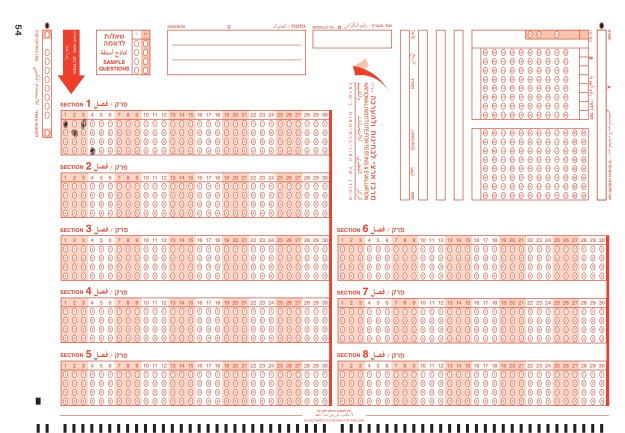
#> input picture ANS.jpg, 1250 x 866 px (shown at 1/2 size)
$ python psy.py ANS.jpg
#> lines starting #> are read from the running program, lines starting #| are printed output that depends on the picture; after the words box and inside, x2 and y2 are one past the last pixel; in counts of white or black regions, pixels touching at a corner belong together
import cv2
import numpy as np
import os
import sys
import json

# Configuration
A4_WIDTH = 3508
A4_HEIGHT = 2480
BUBBLE_THRESHOLD = 0.5
QUESTION_BAR_RATIO = 0.2

# Section coordinates (x1, y1, x2, y2)
SECTIONS = {
    1: (344, 608, 1861, 896), 2: (356, 972, 1855, 1232), 3: (341, 1311, 1855, 1562), 4: (334, 1661, 1848, 1921),
    5: (337, 2017, 1848, 2278), 6: (1904, 1318, 3403, 1568), 7: (1889, 1664, 3427, 1931), 8: (1901, 2022, 3393, 2282)
}

def detect_creases(img, edges):
    """Detect if the paper has creases that might interfere with cropping"""
    lines = cv2.HoughLines(edges, 1, np.pi/180, threshold=200)
    if lines is None:
        return False, "No significant lines detected"

    crease_indicators = []
    for line in lines[:20]:  # Check first 20 lines
        rho, theta = line[0]
        # Check for near-horizontal or vertical lines (creases)
        if (abs(theta) < 0.2 or abs(theta - np.pi) < 0.2 or abs(theta - np.pi/2) < 0.2):
            crease_indicators.append(f"Line at angle {theta:.2f}")

    if len(crease_indicators) > 5:
        return True, f"Detected {len(crease_indicators)} potential crease lines"
    return False, "No creases detected"

def validate_paper_shape(approx, contour_area, img_area):
    """Validate if the detected paper shape is reasonable"""
    issues = []

    # Check corners
    if len(approx) != 4:
        issues.append(f"Paper has {len(approx)} corners instead of 4 (may be creased)")

    # Check area ratio
    area_ratio = contour_area / img_area
    if area_ratio < 0.3:
        issues.append(f"Paper too small ({area_ratio:.2f} of image) - may be folded")
    elif area_ratio > 0.95:
        issues.append(f"Paper too large ({area_ratio:.2f} of image) - detection error")

    # Check corner angles for severe distortion
    if len(approx) == 4:
        corners = approx.reshape(4, 2)
        for i in range(4):
            p1, p2, p3 = corners[i], corners[(i + 1) % 4], corners[(i + 2) % 4]
            v1, v2 = p1 - p2, p3 - p2
            cos_angle = np.dot(v1, v2) / (np.linalg.norm(v1) * np.linalg.norm(v2))
            angle = np.arccos(np.clip(cos_angle, -1, 1)) * 180 / np.pi
            if angle < 60 or angle > 120:
                issues.append(f"Corner {i+1} suspicious angle: {angle:.1f}° (folding)")

    return issues

def load_and_crop_paper(image_path):
    """Load image and extract paper with perspective correction and crease detection"""
#> called with image_path = 'ANS.jpg'
    img = cv2.imread(image_path)
#> img is the input picture: shape (866, 1250, 3); mean B, G, R 225.7, 229.9, 247.4
    if img is None:
        raise ValueError(f"Could not read image from {image_path}")

    print(f"Processing image: {image_path}")
    img_area = img.shape[0] * img.shape[1]
#> img_area = 1082500

    # Edge detection
    gray = cv2.cvtColor(img, cv2.COLOR_BGR2GRAY)
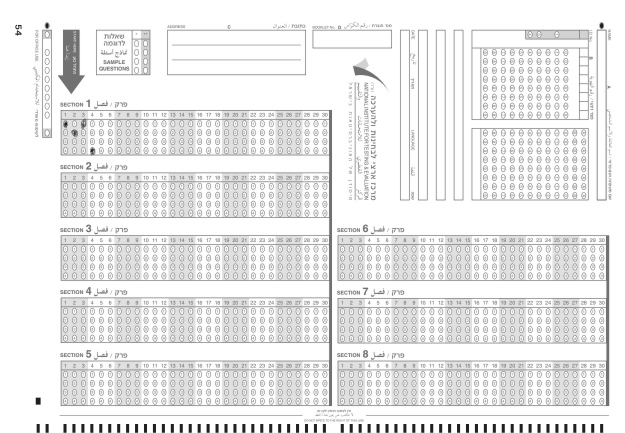
#> gray: shape (866, 1250) (shown at 1/2 size); min 10, max 255, mean 234.7
    blur = cv2.GaussianBlur(gray, (5, 5), 0)
    edges = cv2.Canny(blur, 50, 150)
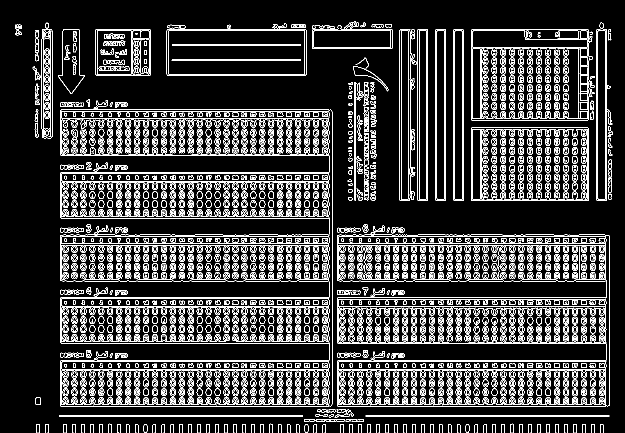
#> edges: shape (866, 1250) (shown at 1/2 size); 14.1% white in thin lines or dots

    # Check for creases
    has_creases, crease_info = detect_creases(img, edges)
#> the loop in detect_creases, `for line in lines[:20]:` made 20 passes
#> (line, rho) on passes 1 to 12: ([[812, 1.57]], 812), ([[738, 1.57]], 738), ([[723, 1.57]], 723), ([[472, 1.57]], 472), ([[487, 1.57]], 487), ([[720, 1.57]], 720), ([[490, 1.57]], 490), ([[832, 1.57]], 832), ([[830, 1.57]], 830), ([[562, 1.57]], 562), ([[741, 1.57]], 741), ([[809, 1.57]], 809)
#> after the loop in detect_creases, `for line in lines[:20]:`: crease_indicators = 20 items, first 6: 'Line at angle 1.57', 'Line at angle 1.57', 'Line at angle 1.57', 'Line at angle 1.57', 'Line at angle 1.57', 'Line at angle 1.57'
#> has_creases = True; crease_info = 'Detected 20 potential crease lines'
    if has_creases:
        print(f"⚠️  WARNING: {crease_info}")
#| ⚠️  WARNING: Detected 20 potential crease lines
        print("   This may cause cropping issues. Consider flattening the paper.")

    # Find paper contour
    kernel = np.ones((5,5), np.uint8)
    dilated = cv2.dilate(edges, kernel, iterations=1)
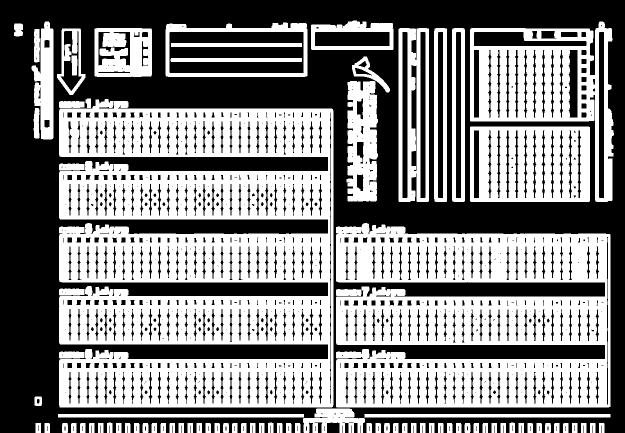
#> dilated: shape (866, 1250) (shown at 1/2 size); 51.4% white; 953 black regions (394 under 20 px)
    contours, _ = cv2.findContours(dilated, cv2.RETR_EXTERNAL, cv2.CHAIN_APPROX_SIMPLE)
#> contours = 82 contours; largest, box (x1, y1, x2, y2) and area: (118, 198, 667, 815) 270828, (672, 446, 1221, 815) 164345, (940, 43, 1228, 404) 56070, (940, 253, 1180, 404) 35845, (331, 45, 615, 154) 28445
    if not contours:
        raise ValueError("❌ ERROR: No paper detected in the image")

    page_contour = max(contours, key=cv2.contourArea)
#> page_contour = contour of 436 points, box (x1, y1, x2, y2) (118, 198, 667, 815), area 270828
    contour_area = cv2.contourArea(page_contour)
#> contour_area = 270827.5
    peri = cv2.arcLength(page_contour, True)
#> peri = 7320.3
    approx = cv2.approxPolyDP(page_contour, 0.02 * peri, True)
#> approx = contour of 11 points, box (x1, y1, x2, y2) (119, 217, 666, 815), area 164796

    # Validate paper shape
    shape_issues = validate_paper_shape(approx, contour_area, img_area)
#> in validate_paper_shape, `area_ratio = contour_area / img_area`: area_ratio = 0.25
#> shape_issues = 2 items
    if shape_issues:
        error_msg = "❌ ERROR: Paper appears to be creased or folded:\n"
        for issue in shape_issues:
            error_msg += f"   • {issue}\n"
#> this loop made 2 passes
        error_msg += "   Please flatten the paper and try again."
        raise ValueError(error_msg)

    # Get corners and order them
    if len(approx) == 4:
        corners = approx.reshape(4, 2)
        print("✅ Successfully detected 4-corner paper shape")
    else:
        print("⚠️  Using bounding rectangle (paper shape not perfectly rectangular)")
        x, y, w, h = cv2.boundingRect(page_contour)
        corners = np.array([[x, y], [x+w, y], [x+w, y+h], [x, y+h]], dtype=np.float32)

    # Order points: top-left, top-right, bottom-right, bottom-left
    rect = np.zeros((4, 2), dtype=np.float32)
    s = corners.sum(axis=1)
    rect[0] = corners[np.argmin(s)]  # top-left
    rect[2] = corners[np.argmax(s)]  # bottom-right
    diff = np.diff(corners, axis=1)
    rect[1] = corners[np.argmin(diff)]  # top-right
    rect[3] = corners[np.argmax(diff)]  # bottom-left

    # Check for extreme perspective distortion
    distances = [np.linalg.norm(rect[i] - rect[(i + 1) % 4]) for i in range(4)]
    ratio1 = distances[0] / distances[2] if distances[2] > 0 else 1
    ratio2 = distances[1] / distances[3] if distances[3] > 0 else 1

    if ratio1 > 2 or ratio1 < 0.5 or ratio2 > 2 or ratio2 < 0.5:
        raise ValueError(f"❌ ERROR: Severe paper distortion (ratios: {ratio1:.2f}, {ratio2:.2f})\n"
                        "   This usually indicates creases or folds. Please flatten the paper.")

    # Apply perspective transform
    dst = np.array([[0, 0], [A4_WIDTH - 1, 0], [A4_WIDTH - 1, A4_HEIGHT - 1], [0, A4_HEIGHT - 1]], dtype=np.float32)
    M = cv2.getPerspectiveTransform(rect, dst)
    warped = cv2.warpPerspective(img, M, (A4_WIDTH, A4_HEIGHT))

    print("✅ Paper cropping completed successfully")
    return warped

# [139 lines left out: functions normalize_section, find_bubble_positions, detect_marked_bubble, process_section, not called in this run]

def process_answer_sheet(image_path, save_debug=False):
    """Main processing function"""
    # Load and crop paper
    warped = load_and_crop_paper(image_path)

    # Create results and sections directories
    results_dir = "results"
    sections_dir = "sections"
    os.makedirs(results_dir, exist_ok=True)
    os.makedirs(sections_dir, exist_ok=True)

    # Save cropped page
    cropped_path = os.path.join(results_dir, "cropped_page.jpg")
    cv2.imwrite(cropped_path, warped, [cv2.IMWRITE_JPEG_QUALITY, 100])
    print(f"Saved cropped page as '{cropped_path}'")

    # Process all sections
    all_answers = {}
    extracted_files = []

    for section_num in range(1, 9):
        print(f"Processing section {section_num}...")
        section_path, section_answers = process_section(warped, section_num, sections_dir, save_debug)
        extracted_files.append(section_path)
        all_answers[f"section_{section_num}"] = section_answers

        # Show sample answers
        sample_answers = dict(list(section_answers.items())[:5])
        print(f"  Sample answers: {sample_answers}...")

    return extracted_files, all_answers, cropped_path

def main():
    """Main execution function"""
    script_dir = os.path.dirname(os.path.abspath(__file__))

    # Get image path
    image_path = sys.argv[1] if len(sys.argv) > 1 else os.path.join(script_dir, "answersheet.jpg")

    if not os.path.exists(image_path):
        print(f"Error: Image file '{image_path}' not found.")
        print("Usage: python psy.py [path_to_image]")
        sys.exit(1)

    try:
        # Process with debug images enabled
        extracted_files, all_answers, cropped_path = process_answer_sheet(image_path, save_debug=True)

        # Print summary
        print(f"\n=== SUMMARY ===")
        print(f"Successfully processed {len(extracted_files)} sections")
        print(f"Cropped page saved: {cropped_path}")
        print(f"Extracted 240 bubble columns total (8 sections × 30 questions)")
        print(f"Saved bubble analysis images in section_X_bubbles_analysis/ directories")

        # Print detected answers
        print(f"\n=== DETECTED ANSWERS ===")
        for section_name, answers in all_answers.items():
            print(f"\n{section_name.upper()}:")
            for i in range(0, 30, 10):
                group = {k: v for k, v in answers.items() if i < k <= i + 10}
                print(f"  Questions {i+1}-{i+10}: {group}")

        # Save answers to JSON
        with open("detected_answers.json", "w") as f:
            json.dump(all_answers, f, indent=2)
        print(f"\nAnswers saved to: detected_answers.json")

    except Exception as e:
        print(f"Error processing image: {str(e)}")
#> (the run stopped early here; a loop or call above may not have finished)

$ run again, on row.jpg
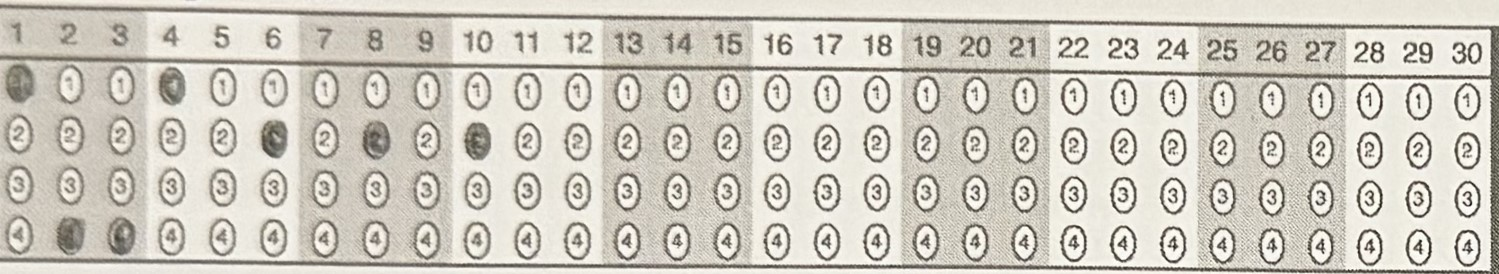
#> input picture row.jpg, 1499 x 274 px
#> in load_and_crop_paper, img is the input picture: shape (274, 1499, 3); mean B, G, R 191.2, 201.6, 206
#> in load_and_crop_paper, `edges = cv2.Canny(blur, 50, 150)`:
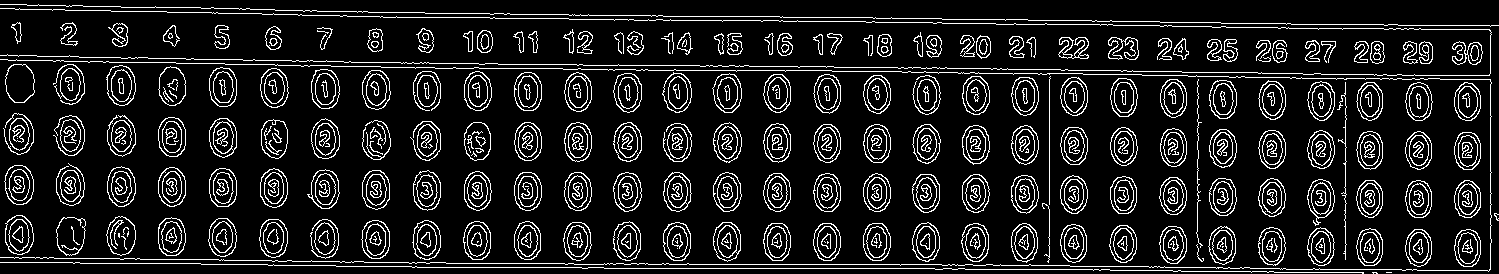
#> edges: shape (274, 1499); 11.5% white in thin lines or dots
#> lines = 178 rows, first 8: [55, 1.59], [5, 1.59], [264, 1.57], [60, 1.59], [268, 1.57], [9, 1.59], [51, 1.59], [246, 1.59]
#> the loop in detect_creases, `for line in lines[:20]:` made 20 passes
#> after the loop in detect_creases, `for line in lines[:20]:`: crease_indicators = 20 items, first 6: 'Line at angle 1.59', 'Line at angle 1.59', 'Line at angle 1.57', 'Line at angle 1.59', 'Line at angle 1.57', 'Line at angle 1.59'
#> has_creases = True; crease_info = 'Detected 20 potential crease lines'
#| ⚠️  WARNING: Detected 20 potential crease lines
#> in load_and_crop_paper, `dilated = cv2.dilate(edges, kernel, iterations=1)`:
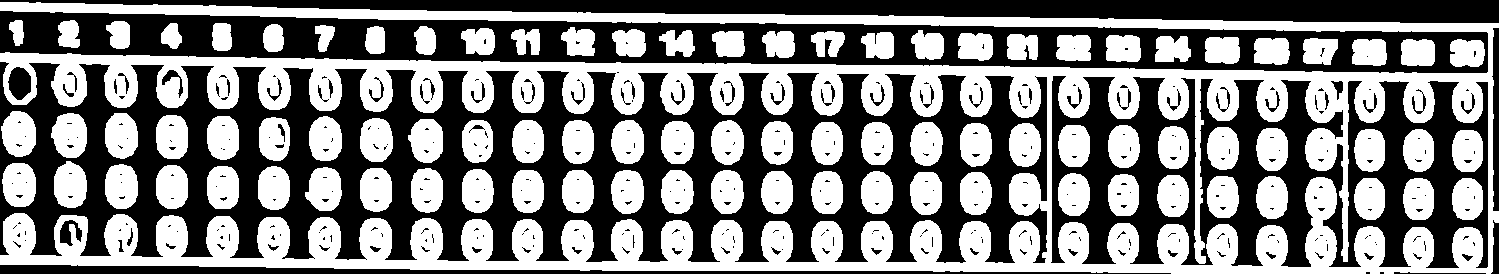
#> dilated: shape (274, 1499); 48.8% white; 88 white regions
#> contours = 72 contours; largest, box (x1, y1, x2, y2) and area: (0, 2, 1499, 274) 169282, (51, 113, 87, 158) 1226, (1, 111, 36, 157) 1216, (2, 163, 36, 207) 1202, (54, 161, 87, 208) 1189
#> page_contour = contour of 2237 points, box (x1, y1, x2, y2) (0, 2, 1499, 274), area 169282
#> contour_area = 169281.5
#> peri = 12705.2
#> approx = [[0, 2], [1488, 33], [0, 264], [1492, 271]]
#> area_ratio = 0.412
#> corners = [[0, 2], [1488, 33], [0, 264], [1492, 271]]
#> the loop in validate_paper_shape, `for i in range(4):` made 4 passes
#> (p1, p2, p3, v1, v2, cos_angle, angle) on passes 1 to 4: ([0, 2], [1488, 33], [0, 264], [-1488, -31], [-1488, 231], 0.985, 10.02), ([1488, 33], [0, 264], [1492, 271], [1488, -231], [1492, 7], 0.987, 9.09), ([0, 264], [1492, 271], [0, 2], [-1492, -7], [-1492, -269], 0.985, 9.95), ([1492, 271], [0, 2], [1488, 33], [1492, 269], [1488, 31], 0.988, 9.03)
#> after the loop in validate_paper_shape, `for i in range(4):`: issues = 4 items
#> the loop in load_and_crop_paper, `for issue in shape_issues:` made 4 passes
